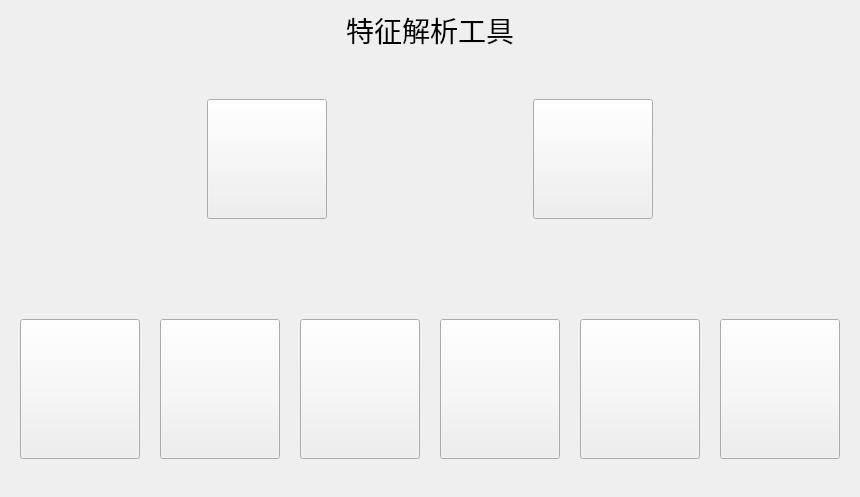
<?xml version="1.0" encoding="UTF-8"?>
<ui version="4.0">
 <class>MainWindow</class>
 <widget class="QMainWindow" name="MainWindow">
  <property name="geometry">
   <rect>
    <x>0</x>
    <y>0</y>
    <width>860</width>
    <height>497</height>
   </rect>
  </property>
  <property name="minimumSize">
   <size>
    <width>600</width>
    <height>400</height>
   </size>
  </property>
  <property name="maximumSize">
   <size>
    <width>16777215</width>
    <height>16777215</height>
   </size>
  </property>
  <property name="windowTitle">
   <string>MainWindow</string>
  </property>
  <property name="toolButtonStyle">
   <enum>Qt::ToolButtonStyle::ToolButtonIconOnly</enum>
  </property>
  <property name="animated">
   <bool>true</bool>
  </property>
  <property name="unifiedTitleAndToolBarOnMac">
   <bool>false</bool>
  </property>
  <widget class="QWidget" name="centralwidget">
   <property name="minimumSize">
    <size>
     <width>600</width>
     <height>400</height>
    </size>
   </property>
   <property name="maximumSize">
    <size>
     <width>16777215</width>
     <height>16777215</height>
    </size>
   </property>
   <layout class="QVBoxLayout" name="verticalLayout" stretch="3,3,10,3,10,3">
    <property name="spacing">
     <number>0</number>
    </property>
    <property name="leftMargin">
     <number>0</number>
    </property>
    <property name="topMargin">
     <number>0</number>
    </property>
    <property name="rightMargin">
     <number>0</number>
    </property>
    <property name="bottomMargin">
     <number>0</number>
    </property>
    <item>
     <widget class="QLabel" name="top_label">
      <property name="minimumSize">
       <size>
        <width>0</width>
        <height>60</height>
       </size>
      </property>
      <property name="font">
       <font>
        <family>幼圆</family>
        <pointsize>21</pointsize>
       </font>
      </property>
      <property name="text">
       <string>特征解析工具</string>
      </property>
      <property name="alignment">
       <set>Qt::AlignmentFlag::AlignCenter</set>
      </property>
     </widget>
    </item>
    <item>
     <spacer name="verticalSpacer_2">
      <property name="orientation">
       <enum>Qt::Orientation::Vertical</enum>
      </property>
      <property name="sizeHint" stdset="0">
       <size>
        <width>20</width>
        <height>40</height>
       </size>
      </property>
     </spacer>
    </item>
    <item>
     <layout class="QHBoxLayout" name="horizontalLayout" stretch="1,2,1,2,1">
      <item>
       <spacer name="horizontalSpacer_6">
        <property name="orientation">
         <enum>Qt::Orientation::Horizontal</enum>
        </property>
        <property name="sizeHint" stdset="0">
         <size>
          <width>40</width>
          <height>20</height>
         </size>
        </property>
       </spacer>
      </item>
      <item>
       <widget class="QPushButton" name="pushButton_2">
        <property name="minimumSize">
         <size>
          <width>120</width>
          <height>120</height>
         </size>
        </property>
        <property name="maximumSize">
         <size>
          <width>120</width>
          <height>120</height>
         </size>
        </property>
        <property name="text">
         <string/>
        </property>
       </widget>
      </item>
      <item>
       <spacer name="horizontalSpacer_3">
        <property name="orientation">
         <enum>Qt::Orientation::Horizontal</enum>
        </property>
        <property name="sizeHint" stdset="0">
         <size>
          <width>40</width>
          <height>20</height>
         </size>
        </property>
       </spacer>
      </item>
      <item>
       <widget class="QPushButton" name="pushButton_1">
        <property name="minimumSize">
         <size>
          <width>120</width>
          <height>120</height>
         </size>
        </property>
        <property name="maximumSize">
         <size>
          <width>120</width>
          <height>120</height>
         </size>
        </property>
        <property name="text">
         <string/>
        </property>
       </widget>
      </item>
      <item>
       <spacer name="horizontalSpacer_7">
        <property name="orientation">
         <enum>Qt::Orientation::Horizontal</enum>
        </property>
        <property name="sizeHint" stdset="0">
         <size>
          <width>40</width>
          <height>20</height>
         </size>
        </property>
       </spacer>
      </item>
     </layout>
    </item>
    <item>
     <widget class="QLabel" name="label">
      <property name="minimumSize">
       <size>
        <width>0</width>
        <height>100</height>
       </size>
      </property>
      <property name="text">
       <string/>
      </property>
      <property name="alignment">
       <set>Qt::AlignmentFlag::AlignCenter</set>
      </property>
     </widget>
    </item>
    <item>
     <layout class="QHBoxLayout" name="horizontalLayout_3" stretch="1,5,1,5,1,5,1,5,1,5,1,5,1">
      <item>
       <spacer name="horizontalSpacer">
        <property name="orientation">
         <enum>Qt::Orientation::Horizontal</enum>
        </property>
        <property name="sizeHint" stdset="0">
         <size>
          <width>40</width>
          <height>20</height>
         </size>
        </property>
       </spacer>
      </item>
      <item>
       <widget class="QPushButton" name="pushButton_3">
        <property name="minimumSize">
         <size>
          <width>120</width>
          <height>140</height>
         </size>
        </property>
        <property name="maximumSize">
         <size>
          <width>120</width>
          <height>140</height>
         </size>
        </property>
        <property name="text">
         <string/>
        </property>
       </widget>
      </item>
      <item>
       <spacer name="horizontalSpacer_9">
        <property name="orientation">
         <enum>Qt::Orientation::Horizontal</enum>
        </property>
        <property name="sizeHint" stdset="0">
         <size>
          <width>40</width>
          <height>20</height>
         </size>
        </property>
       </spacer>
      </item>
      <item>
       <widget class="QPushButton" name="pushButton_7">
        <property name="minimumSize">
         <size>
          <width>120</width>
          <height>140</height>
         </size>
        </property>
        <property name="maximumSize">
         <size>
          <width>120</width>
          <height>140</height>
         </size>
        </property>
        <property name="text">
         <string/>
        </property>
       </widget>
      </item>
      <item>
       <spacer name="horizontalSpacer_4">
        <property name="orientation">
         <enum>Qt::Orientation::Horizontal</enum>
        </property>
        <property name="sizeHint" stdset="0">
         <size>
          <width>40</width>
          <height>20</height>
         </size>
        </property>
       </spacer>
      </item>
      <item>
       <widget class="QPushButton" name="pushButton_4">
        <property name="minimumSize">
         <size>
          <width>120</width>
          <height>140</height>
         </size>
        </property>
        <property name="maximumSize">
         <size>
          <width>120</width>
          <height>140</height>
         </size>
        </property>
        <property name="text">
         <string/>
        </property>
       </widget>
      </item>
      <item>
       <spacer name="horizontalSpacer_5">
        <property name="orientation">
         <enum>Qt::Orientation::Horizontal</enum>
        </property>
        <property name="sizeHint" stdset="0">
         <size>
          <width>40</width>
          <height>20</height>
         </size>
        </property>
       </spacer>
      </item>
      <item>
       <widget class="QPushButton" name="pushButton_5">
        <property name="minimumSize">
         <size>
          <width>120</width>
          <height>140</height>
         </size>
        </property>
        <property name="maximumSize">
         <size>
          <width>120</width>
          <height>140</height>
         </size>
        </property>
        <property name="text">
         <string/>
        </property>
       </widget>
      </item>
      <item>
       <spacer name="horizontalSpacer_8">
        <property name="orientation">
         <enum>Qt::Orientation::Horizontal</enum>
        </property>
        <property name="sizeHint" stdset="0">
         <size>
          <width>40</width>
          <height>20</height>
         </size>
        </property>
       </spacer>
      </item>
      <item>
       <widget class="QPushButton" name="pushButton_6">
        <property name="minimumSize">
         <size>
          <width>120</width>
          <height>140</height>
         </size>
        </property>
        <property name="maximumSize">
         <size>
          <width>120</width>
          <height>140</height>
         </size>
        </property>
        <property name="text">
         <string/>
        </property>
       </widget>
      </item>
      <item>
       <spacer name="horizontalSpacer_2">
        <property name="orientation">
         <enum>Qt::Orientation::Horizontal</enum>
        </property>
        <property name="sizeHint" stdset="0">
         <size>
          <width>40</width>
          <height>20</height>
         </size>
        </property>
       </spacer>
      </item>
      <item>
       <widget class="QPushButton" name="pushButton_8">
        <property name="minimumSize">
         <size>
          <width>120</width>
          <height>140</height>
         </size>
        </property>
        <property name="maximumSize">
         <size>
          <width>120</width>
          <height>140</height>
         </size>
        </property>
        <property name="text">
         <string/>
        </property>
       </widget>
      </item>
      <item>
       <spacer name="horizontalSpacer_10">
        <property name="orientation">
         <enum>Qt::Orientation::Horizontal</enum>
        </property>
        <property name="sizeHint" stdset="0">
         <size>
          <width>40</width>
          <height>20</height>
         </size>
        </property>
       </spacer>
      </item>
     </layout>
    </item>
    <item>
     <spacer name="verticalSpacer">
      <property name="orientation">
       <enum>Qt::Orientation::Vertical</enum>
      </property>
      <property name="sizeHint" stdset="0">
       <size>
        <width>20</width>
        <height>40</height>
       </size>
      </property>
     </spacer>
    </item>
   </layout>
  </widget>
 </widget>
 <resources/>
 <connections/>
</ui>
